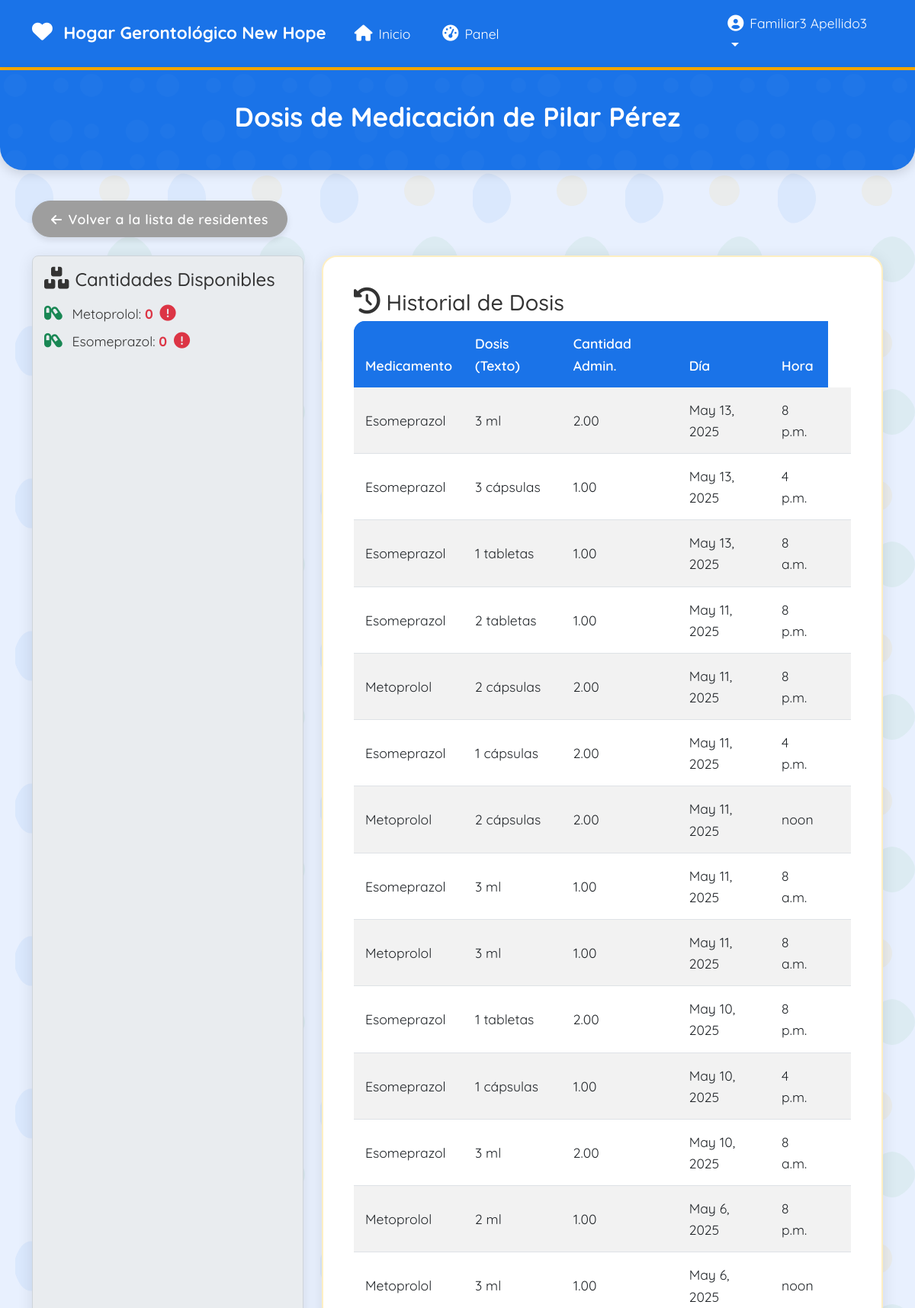
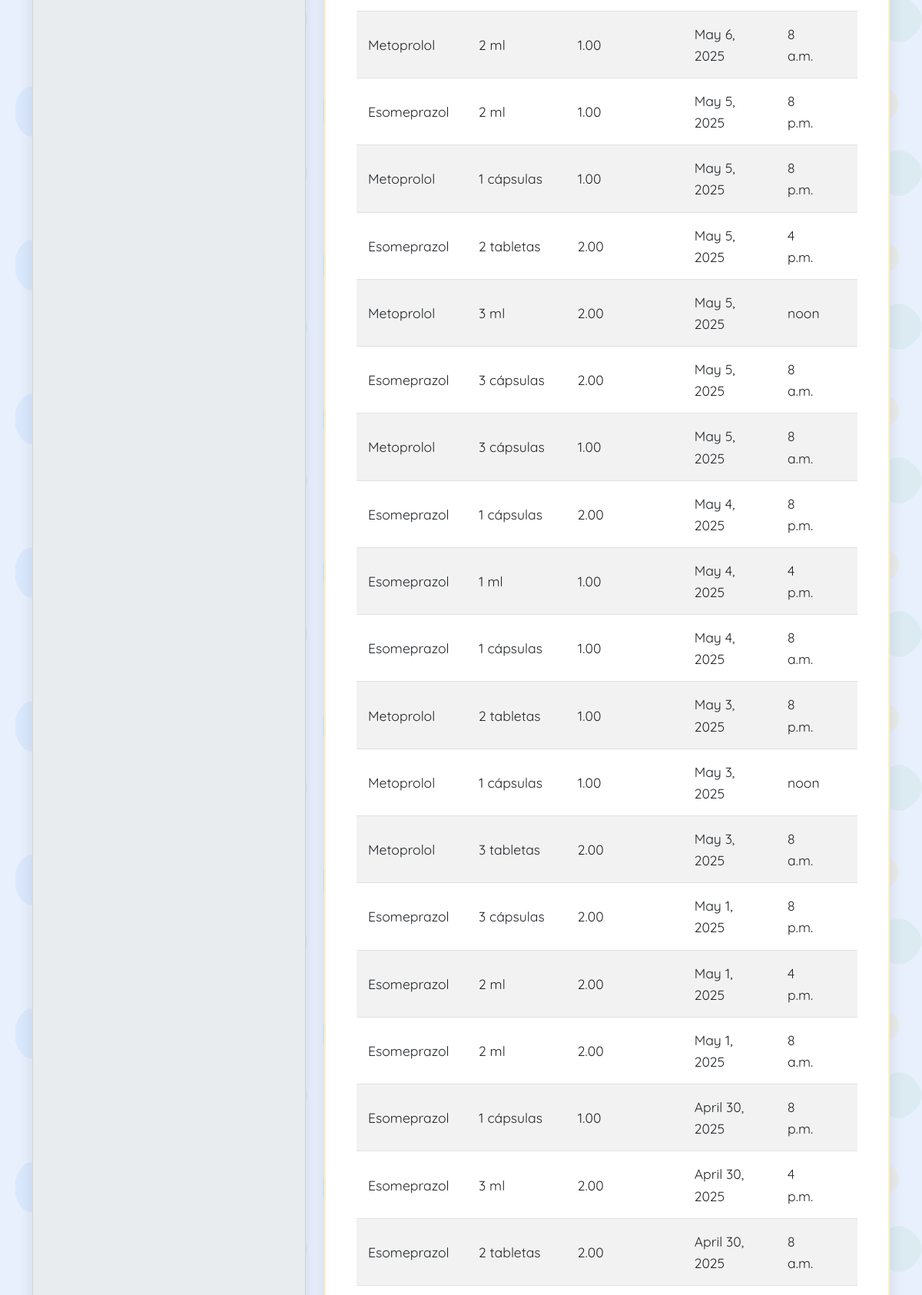
Screenshot of /medication_dose/40/doses/ (signed in, upper part) with the database file from the repository (2 pictures, top to bottom).
### residents/models.py (models this page shows, shortened)
class Resident(models.Model):
    name = models.CharField(max_length=100)
    age = models.IntegerField()
    medical_condition = models.CharField(max_length=300)
    medications = models.ManyToManyField(
        Medication,
        through='ResidentMedication',
        related_name='residents_with_quantity' # Changed related_name
    )

class ResidentMedication(models.Model):
    resident = models.ForeignKey(Resident, on_delete=models.CASCADE)
    medication = models.ForeignKey(Medication, on_delete=models.CASCADE)
    quantity_on_hand = models.IntegerField(default=0) # Quantity the resident has
    class Meta:
        unique_together = ('resident', 'medication') # A resident can only have one entry per medication

### medications/models.py (models this page shows, shortened)
class Medication(models.Model):
    name = models.CharField(max_length=100)

### medication_dose/models.py (models this page shows, shortened)
class MedicationDose(models.Model):
    resident = models.ForeignKey(
        Resident,
        on_delete=models.CASCADE,
        related_name='medication_doses'
    )
    medication = models.ForeignKey(
        Medication,
        on_delete=models.SET_NULL,
        null=True,
        blank=True
    )
    medication_name = models.CharField(max_length=255, editable=False)
    dose = models.CharField(max_length=50)
    quantity_administered = models.DecimalField(max_digits=10, decimal_places=2, default=1)
    day = models.DateField()
    time = models.TimeField()
    STATUS_CHOICES = [
        ('scheduled', 'Programada'),
        ('taken', 'Tomada'),
        ('skipped', 'Omitida'),
        ('deleted', 'Eliminada'), # Use 'deleted' to represent the logical deletion
    ]
    status = models.CharField(max_length=10, choices=STATUS_CHOICES, default='scheduled')

### medication_dose/views.py (the view)
# urls.py: path('<int:resident_pk>/doses/', views.resident_doses_view, name='resident_doses_view'),
@login_required
def resident_doses_view(request, resident_pk):
    resident = get_object_or_404(Resident, pk=resident_pk)
    try:
        user_profile = request.user.profile
        if not user_profile.is_doctor() and not user_profile.is_administrator():
             if user_profile.is_family() and resident not in user_profile.related_residents.all():
                 messages.error(request, 'No tienes permiso para ver las dosis de este residente.')
                 return redirect('dashboard:index')
             elif not user_profile.is_family():
                  messages.error(request, 'Tipo de usuario no autorizado para ver esta página.')
                  return redirect('dashboard:index')
    except UserProfile.DoesNotExist:
        messages.error(request, 'Perfil de usuario no encontrado.')
        return redirect('dashboard:index')
    medication_dose_form = None
    add_quantity_form = None
    if request.method == 'POST':
        if user_profile.is_doctor():
            medication_dose_form = MedicationDoseForm(request.POST, resident=resident)
            if medication_dose_form.is_valid():
                medication = medication_dose_form.cleaned_data.get('medication')
                quantity_administered = medication_dose_form.cleaned_data.get('quantity_administered')
                try:
                    resident_medication = ResidentMedication.objects.select_for_update().get(
                        resident=resident,
                        medication=medication
                    )
                    if resident_medication.quantity_on_hand < quantity_administered:
                        messages.error(request, f'"{resident.name}" no tiene suficiente "{medication.name}" ({resident_medication.quantity_on_hand}). No se pudo agregar la dosis.')
                    else:
                        day = datetime.today().date()
                        time = datetime.today().time()
                        medication_dose_data = {
                            'resident': resident,
                            'medication': medication,
                            'dose': medication_dose_form.cleaned_data.get('dose'),
                            'quantity_administered': quantity_administered,
                            'day': day,
                            'time': time,
                            'status': 'scheduled', # Default status for new dose
                        }
                        try:
                            with transaction.atomic():
                                resident_medication.quantity_on_hand -= quantity_administered
                                resident_medication.save()
                                mdl.create_medication_dose(medication_dose_data)
                                messages.success(request, 'Dosis agregada correctamente.')
                                return redirect('medication_dose:resident_doses_view', resident_pk=resident.pk)
                        except Exception as e:
                            messages.error(request, f'Error al guardar la dosis: {e}')
                except ResidentMedication.DoesNotExist:
                     messages.error(request, f'"{resident.name}" no tiene "{medication.name}" asignado o no se encontró el registro de cantidad.')
            add_quantity_form = AddResidentMedicationQuantityForm(resident=resident) # Initialize other form
    else: # --- Handle GET requests ---
        if user_profile.is_doctor():
            medication_dose_form = MedicationDoseForm(resident=resident)
        if user_profile.is_administrator():
            add_quantity_form = AddResidentMedicationQuantityForm(resident=resident)
    doses = MedicationDose.objects.filter(resident=resident).exclude(status='deleted').order_by('-day', '-time')
    resident_medications = ResidentMedication.objects.filter(resident=resident).select_related('medication')
    context = {
        'resident': resident,
        'doses': doses,
        'resident_medications': resident_medications,
        'medication_dose_form': medication_dose_form,
        'add_quantity_form': add_quantity_form,
    }
    return render(request, 'resident_doses.html', context)

### medication_dose/templates/resident_doses.html (shortened to what this page needs)
{% extends 'base.html' %}
{% load auth_extras %}
{% block content %}
<div class="page-header">
    <div class="container">
        <h2 class="text-center">Dosis de Medicación de {{ resident.name }}</h2>
    </div>
</div>
<div class="container">
    <div class="row">
        <div class="col-12 mb-4">
            <a href="{% url 'residents:residents_view' %}" class="btn btn-secondary">
                <i class="fas fa-arrow-left me-2"></i>Volver a la lista de residentes
            </a>
        </div>
        <div class="col-md-4">
            <div class="content-card medication-quantity-info h-100">
                <h4 class="mb-3">
                     <i class="fas fa-boxes me-2"></i>Cantidades Disponibles
                </h4>
                {% if resident_medications %}
                    {% for res_med in resident_medications %}
                        <div class="medication-quantity-item">
                            <i class="fas fa-capsules me-2 text-success"></i>
                            {{ res_med.medication.name }}:
                            <span class="fw-bold
                                {% if res_med.quantity_on_hand <= 0 %}no-stock{% elif res_med.quantity_on_hand < 10 %}low-stock{% endif %}">
                                {{ res_med.quantity_on_hand }}
                            </span>
                             {% if res_med.quantity_on_hand <= 0 %}
                                <i class="fas fa-exclamation-circle text-danger ms-1" title="Sin inventario"></i>
                            {% elif res_med.quantity_on_hand < 10 %}
                                <i class="fas fa-exclamation-triangle text-warning ms-1" title="Bajo inventario"></i>
                            {% endif %}
                        </div>
                    {% endfor %}
                {% else %}
                    <p class="text-muted">No hay medicamentos asignados a este residente.</p>
                {% endif %}
            </div>
        </div>
        <div class="col-md-8">
            <div class="content-card h-100">
                <h3 class="panel-title">
                     <i class="fas fa-history me-2"></i>Historial de Dosis
                </h3>
                <div class="table-responsive">
                    <table class="table table-striped table-hover">
                        <thead>
                            <tr class="bg-primary text-white">
                                <th>Medicamento</th>
                                <th>Dosis (Texto)</th>
                                <th>Cantidad Admin.</th>
                                <th>Día</th>
                                <th>Hora</th>
                            </tr>
                        </thead>
                        <tbody>
                            {% for dose in doses %}
                            <tr class="{% if dose.status == 'deleted' %}dose-deleted{% endif %}">
                                <td>{{ dose.medication_name }}</td>
                                <td>{{ dose.dose }}</td>
                                <td>{{ dose.quantity_administered }}</td>
                                <td>{{ dose.day }}</td>
                                <td>{{ dose.time }}</td>
                                {% if user.is_authenticated and user.profile.is_doctor and dose.status != 'deleted' %}
                                <!--<td>
                                    <div class="d-flex gap-2">
                                        <a href="{% url 'medication_dose:update_medication_dose_view' resident.pk dose.pk %}" class="btn btn-info btn-sm" title="Editar">
                                            <i class="fas fa-edit"></i> Editar
                                        </a>
                                        <form method="post" action="{% url 'medication_dose:delete_medication_dose_view' resident.pk dose.pk %}"
                                            onsubmit="return confirm('¿Estás seguro de que deseas marcar esta dosis como eliminada y restaurar la cantidad?');" class="d-inline">
                                            {% csrf_token %}
                                            <button type="submit" class="btn btn-danger btn-sm" title="Eliminar">
                                                <i class="fas fa-trash"></i> Eliminar
                                            </button>
                                        </form>
                                    </div>
                                </td>-->
                                {% elif user.is_authenticated and user.profile.is_doctor and dose.status == 'deleted' %}
                                     <td><span class="text-muted">Eliminada</span></td>
                                {% else %}
                                     {% if user.is_authenticated and user.profile.is_doctor %}
                                         <td><span class="text-muted">No editable</span></td>
                                     {% else %}
                                         <td></td>
                                     {% endif %}
                                {% endif %}
                            </tr>
                            {% endfor %}
                        </tbody>
                    </table>
                </div>
            </div>
        </div>
    </div>
</div>
{% endblock %}

### templates/base.html (shortened to what this page needs)
{% load static %}
<!DOCTYPE html>
<html lang="es">
<head>
    <link rel="stylesheet" href="https://cdn.jsdelivr.net/npm/bootstrap@5.3.0/dist/css/bootstrap.min.css">
    <link rel="stylesheet" href="https://cdnjs.cloudflare.com/ajax/libs/font-awesome/6.0.0-beta3/css/all.min.css">
</head>
<body>
    <nav class="navbar navbar-expand-lg navbar-dark">
        <div class="container">
            <a class="navbar-brand" href="/">
                <i class="fas fa-heart me-2"></i>
                Hogar Gerontológico New Hope
            </a>
            <div class="collapse navbar-collapse" id="navbarNav">
                <ul class="navbar-nav me-auto">
                    <li class="nav-item">
                        <a class="nav-link" href="/">
                            <i class="fas fa-home me-2"></i>Inicio
                        </a>
                    </li>
                    {% if user.is_authenticated %}
                    <li class="nav-item">
                        <a class="nav-link" href="{% url 'dashboard:index' %}">
                            <i class="fas fa-tachometer-alt me-2"></i>Panel
                        </a>
                    </li>
                    {% endif %}
                </ul>
                <ul class="navbar-nav">
                    {% if user.is_authenticated %}
                    <li class="nav-item dropdown">
                        <a class="nav-link dropdown-toggle" href="#" id="navbarDropdown" role="button" data-bs-toggle="dropdown" aria-expanded="false">
                            <div class="user-profile">
                                <i class="fas fa-user-circle fa-lg me-2"></i>
                                {{ user.get_full_name|default:user.username }}
                            </div>
                        </a>
                    </li>
                    {% else %}
                    <li class="nav-item">
                        <a class="nav-link" href="{% url 'authentication:login' %}">
                            <i class="fas fa-sign-in-alt me-2"></i>Ingresar
                        </a>
                    </li>
                    {% endif %}
                </ul>
            </div>
        </div>
    </nav>
    {% block content %}{% endblock %}
</body>
</html>

### rows the page displays
Resident: name "Pilar Pérez"
ResidentMedication: medication.name "Metoprolol", quantity_on_hand "0"
ResidentMedication: medication.name "Esomeprazol", quantity_on_hand "0"
MedicationDose: medication_name "Esomeprazol", dose "3 ml", quantity_administered "2.00", day "May 13, 2025", time "8 p.m."
MedicationDose: medication_name "Esomeprazol", dose "3 cápsulas", quantity_administered "1.00", day "May 13, 2025", time "4 p.m."
MedicationDose: medication_name "Esomeprazol", dose "1 tabletas", quantity_administered "1.00", day "May 13, 2025", time "8 a.m."
MedicationDose: medication_name "Esomeprazol", dose "2 tabletas", quantity_administered "1.00", day "May 11, 2025", time "8 p.m."
MedicationDose: medication_name "Metoprolol", dose "2 cápsulas", quantity_administered "2.00", day "May 11, 2025", time "8 p.m."
MedicationDose: medication_name "Esomeprazol", dose "1 cápsulas", quantity_administered "2.00", day "May 11, 2025", time "4 p.m."
MedicationDose: medication_name "Metoprolol", dose "2 cápsulas", quantity_administered "2.00", day "May 11, 2025", time "noon"
MedicationDose: medication_name "Esomeprazol", dose "3 ml", quantity_administered "1.00", day "May 11, 2025", time "8 a.m."
MedicationDose: medication_name "Metoprolol", dose "3 ml", quantity_administered "1.00", day "May 11, 2025", time "8 a.m."
MedicationDose: medication_name "Esomeprazol", dose "1 tabletas", quantity_administered "2.00", day "May 10, 2025", time "8 p.m."
MedicationDose: medication_name "Esomeprazol", dose "1 cápsulas", quantity_administered "1.00", day "May 10, 2025", time "4 p.m."
MedicationDose: medication_name "Esomeprazol", dose "3 ml", quantity_administered "2.00", day "May 10, 2025", time "8 a.m."
MedicationDose: medication_name "Metoprolol", dose "2 ml", quantity_administered "1.00", day "May 6, 2025", time "8 p.m."
MedicationDose: medication_name "Metoprolol", dose "3 ml", quantity_administered "1.00", day "May 6, 2025", time "noon"
MedicationDose: medication_name "Metoprolol", dose "2 ml", quantity_administered "1.00", day "May 6, 2025", time "8 a.m."
MedicationDose: medication_name "Esomeprazol", dose "2 ml", quantity_administered "1.00", day "May 5, 2025", time "8 p.m."
MedicationDose: medication_name "Metoprolol", dose "1 cápsulas", quantity_administered "1.00", day "May 5, 2025", time "8 p.m."
MedicationDose: medication_name "Esomeprazol", dose "2 tabletas", quantity_administered "2.00", day "May 5, 2025", time "4 p.m."
MedicationDose: medication_name "Metoprolol", dose "3 ml", quantity_administered "2.00", day "May 5, 2025", time "noon"
MedicationDose: medication_name "Esomeprazol", dose "3 cápsulas", quantity_administered "2.00", day "May 5, 2025", time "8 a.m."
MedicationDose: medication_name "Metoprolol", dose "3 cápsulas", quantity_administered "1.00", day "May 5, 2025", time "8 a.m."
MedicationDose: medication_name "Esomeprazol", dose "1 cápsulas", quantity_administered "2.00", day "May 4, 2025", time "8 p.m."
MedicationDose: medication_name "Esomeprazol", dose "1 ml", quantity_administered "1.00", day "May 4, 2025", time "4 p.m."
MedicationDose: medication_name "Esomeprazol", dose "1 cápsulas", quantity_administered "1.00", day "May 4, 2025", time "8 a.m."
MedicationDose: medication_name "Metoprolol", dose "2 tabletas", quantity_administered "1.00", day "May 3, 2025", time "8 p.m."
MedicationDose: medication_name "Metoprolol", dose "1 cápsulas", quantity_administered "1.00", day "May 3, 2025", time "noon"
MedicationDose: medication_name "Metoprolol", dose "3 tabletas", quantity_administered "2.00", day "May 3, 2025", time "8 a.m."
MedicationDose: medication_name "Esomeprazol", dose "3 cápsulas", quantity_administered "2.00", day "May 1, 2025", time "8 p.m."
MedicationDose: medication_name "Esomeprazol", dose "2 ml", quantity_administered "2.00", day "May 1, 2025", time "4 p.m."
MedicationDose: medication_name "Esomeprazol", dose "2 ml", quantity_administered "2.00", day "May 1, 2025", time "8 a.m."
MedicationDose: medication_name "Esomeprazol", dose "1 cápsulas", quantity_administered "1.00", day "April 30, 2025", time "8 p.m."
MedicationDose: medication_name "Esomeprazol", dose "3 ml", quantity_administered "2.00", day "April 30, 2025", time "4 p.m."
MedicationDose: medication_name "Esomeprazol", dose "2 tabletas", quantity_administered "2.00", day "April 30, 2025", time "8 a.m."

### other values shown
{{ user.get_full_name|default:user.username }} "Familiar3 Apellido3"
